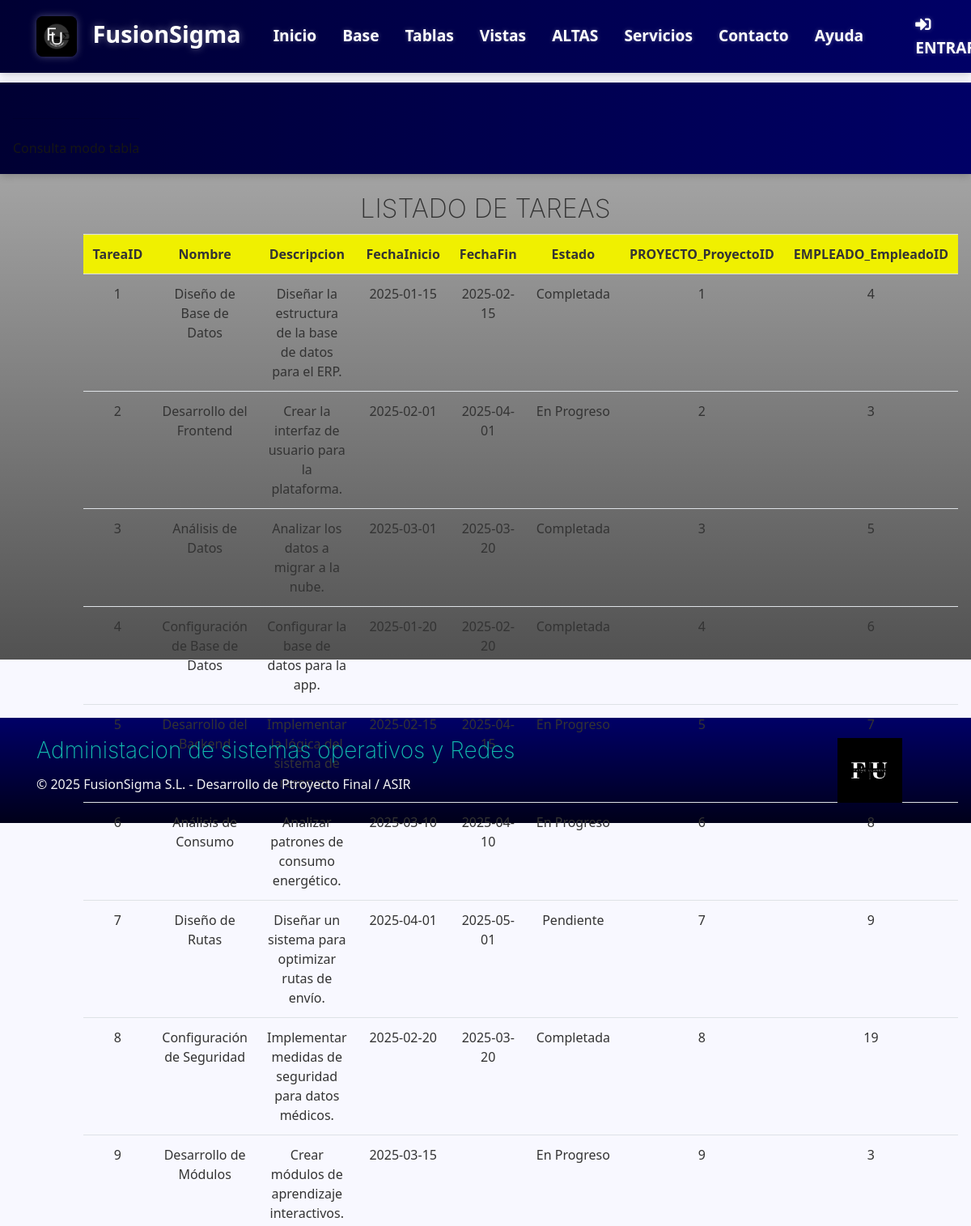
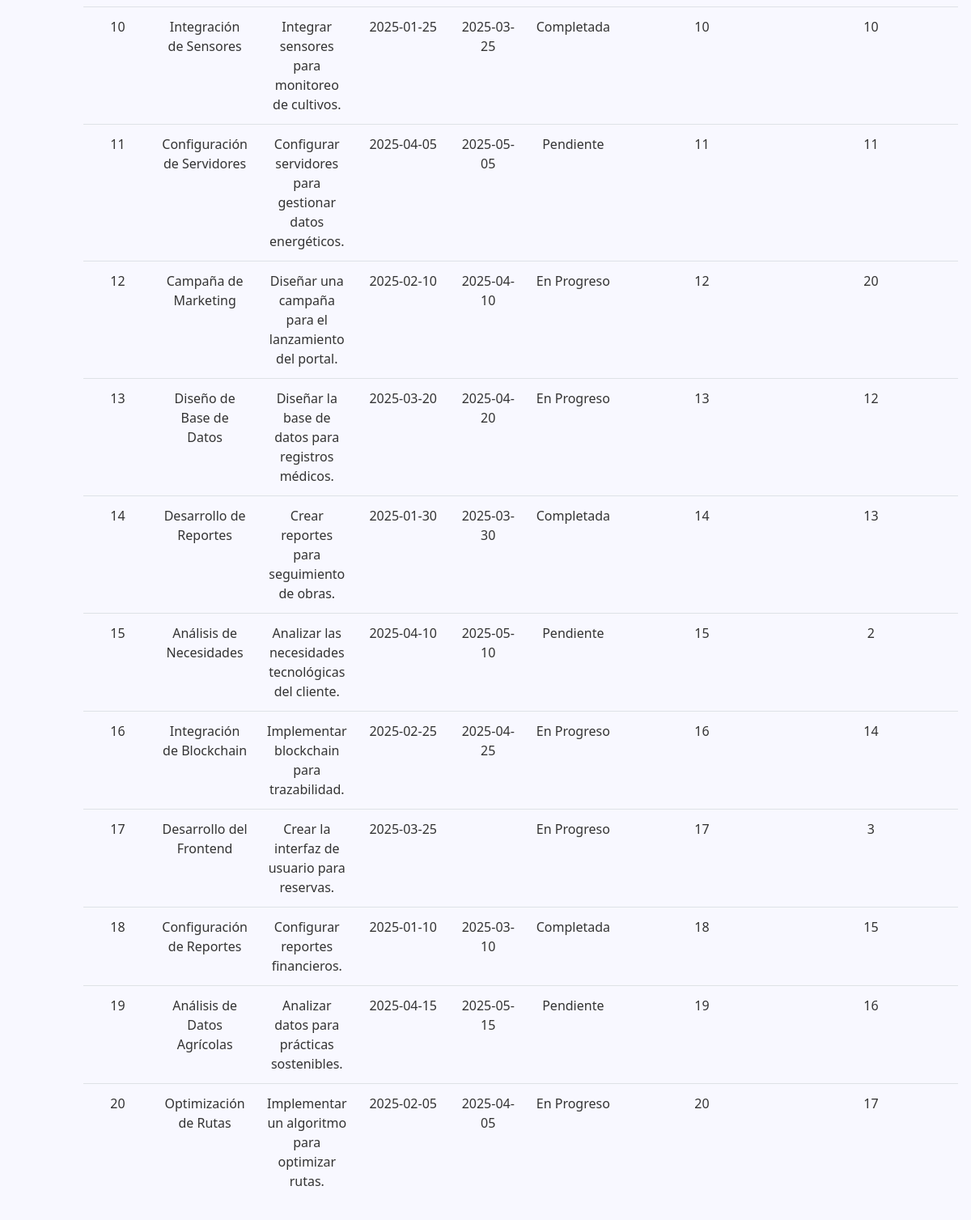
Screenshot of /Aplicacion-FusionSigma/fusionsigma1/T-PlantillaConsulta_Tabla.php with the database file from the repository (2 pictures, top to bottom).
### tables this page shows
CREATE TABLE `tarea` (
  `TareaID` int(11) NOT NULL,
  `Nombre` varchar(100) DEFAULT NULL,
  `Descripcion` varchar(250) DEFAULT NULL,
  `FechaInicio` date DEFAULT NULL,
  `FechaFin` date DEFAULT NULL,
  `Estado` varchar(20) DEFAULT NULL,
  `PROYECTO_ProyectoID` int(11) NOT NULL,
  `EMPLEADO_EmpleadoID` int(11) NOT NULL
);

### Aplicacion-FusionSigma/fusionsigma1/T-PlantillaConsulta_Tabla.php (the view, shortened to what this page needs)
<?php
	require_once('marcosup.php');
?>
<nav class="navbar py-2 navbar-light text-left bg-warning" id="2" style="	background-image: linear-gradient(to bottom, rgba(0, 0, 0, 0.2), rgba(0, 0, 0, 0.8));	background-position: top left;	background-size: 100%;	background-repeat: repeat;">
  <span class="navbar-text text-left text-dark"><hr><b>Consulta modo tabla</b></span>
</nav>
   <div class="py-3 bg-info" style="background-image: linear-gradient(to bottom, rgba(0, 0, 0, 0.2), rgba(0, 0, 0, 0.6));	background-position: top left;	background-size: 100%;	background-repeat: repeat; height: 600px;">
      <div class="container">
        <div class="row text-center">
		      <div class="text-center mx-auto col-10">
               <h2> LISTADO DE TAREAS </h2>
            </div>
		   </div>
		</div>
		<div class="row text-center">
			<div class="text-center mx-auto col-10">
               <?php
               $tabla="tarea";
               $sentencia="select * from $tabla";
               echo '<table class="table table-condensed">';
               $cabeceras=mysqli_query($c,"SHOW FIELDS FROM $tabla");
               echo "<tr bgcolor='#f0f000'>";
               while ($cab=mysqli_fetch_row($cabeceras)){
                  echo "<th>$cab[0]</th>";
               }
               echo "</tr>";
               $resultado=mysqli_query($c,$sentencia);
               while ($registro = mysqli_fetch_row($resultado)){
                  echo "<tr>";
                  $i=0;
                  foreach ($registro as $fila){
                     echo "<td> $registro[$i]</td>";
                     $i++;
                  }
                  echo "</tr>";
               }
               echo "</table>";
               ?>
		   </div>
		</div>
   </div>
<?php
	require_once('marcoinf.php');
?>

### Aplicacion-FusionSigma/fusionsigma1/marcosup.php (shortened to what this page needs)
<!DOCTYPE html>
<html lang="es">
<head>
  <link rel="stylesheet" href="https://cdnjs.cloudflare.com/ajax/libs/font-awesome/5.15.4/css/all.min.css" type="text/css">
  <link rel="stylesheet" href="https://stackpath.bootstrapcdn.com/bootstrap/4.3.1/css/bootstrap.min.css">
  <link rel="stylesheet" href="estilos/ProyectoASIR.css">
</head>
<body>
  <nav class="navbar navbar-expand-lg navbar-dark fixed-top">
    <div class="container">
      <a class="navbar-brand" href="index.php">
        <img src="estilos/fusion.jpeg" height="50" width="50" class="mr-2" alt="Logo de FusionSigma">
        <b>FusionSigma</b>
      </a>
      <div class="collapse navbar-collapse" id="navbarMain">
        <?php
          require_once('gest/menu.inc');
          principal();
          if (isset($_SESSION['autenticado']) && $_SESSION['autenticado'] === true) {
            echo '<ul class="navbar-nav ml-auto">';
            echo '<li class="nav-item dropdown">';
            echo '<a class="nav-link dropdown-toggle user-menu" href="#" id="userDropdown" role="button" data-toggle="dropdown" aria-haspopup="true" aria-expanded="false">';
            echo '<div class="user-avatar"><i class="fas fa-user"></i></div>';
            echo $_SESSION['nombre'] . ' <span class="user-role">' . $_SESSION['rol'] . '</span>';
            echo '</a>';
            echo '<div class="dropdown-menu dropdown-menu-right" aria-labelledby="userDropdown">';
            echo '<a class="dropdown-item" href="area_restringida.php"><i class="fas fa-tachometer-alt mr-2"></i> Panel de Control</a>';
            echo '<div class="dropdown-divider"></div>';
            echo '<a class="dropdown-item" href="cerrar_sesion.php"><i class="fas fa-sign-out-alt mr-2"></i> Cerrar Sesión</a>';
            echo '</div>';
            echo '</li>';
            echo '</ul>';
          } else {
            echo '<ul class="navbar-nav ml-auto">';
            echo '<li class="nav-item">';
            echo '<a class="nav-link" href="login.php"><i class="fas fa-sign-in-alt mr-1"></i> ENTRAR</a>';
            echo '</li>';
            echo '</ul>';
          }
        ?>
      </div>
    </div>
  </nav>
  <div class="main-container">

### Aplicacion-FusionSigma/fusionsigma1/gest/menu.inc (shortened to what this page needs)
<?php
function principal()
{
echo '
        <ul class="navbar-nav ml-auto text-light">
          <li class="nav-item text-white"> <a class="nav-link" href="index.php">Inicio</a> </li>
		  <li class="nav-item text-white"> <a class="nav-link" href="base.php">Base</a> </li>
          <li class="nav-item dropdown">
            <a class="nav-link dropdown-toggle" data-toggle="dropdown" href="#" role="button" aria-haspopup="true" aria-expanded="false">
				Tablas</a>
          </li>
          <li class="nav-item dropdown">
            <a class="nav-link dropdown-toggle" data-toggle="dropdown" href="#" role="button" aria-haspopup="true" aria-expanded="false">
				Vistas</a>
          </li>
<li class="nav-item dropdown">
            <a class="nav-link dropdown-toggle" data-toggle="dropdown" href="#" role="button" aria-haspopup="true" aria-expanded="false">
				ALTAS</a>
          </li>
          <li class="nav-item"> <a class="nav-link" href="servicios.php">Servicios</a> </li>
          <li class="nav-item"> <a class="nav-link" href="contacto.php">Contacto</a> </li>
          <li class="nav-item"> <a class="nav-link" href="ayuda.php">Ayuda</a> </li>
          <li class="nav-item"> <a class="nav-link" href="#"></a> </li>
        </ul>
          ';
}
?>

### Aplicacion-FusionSigma/fusionsigma1/marcoinf.php (shortened to what this page needs)
<footer class="bg-primary text-light mt-5" style="background-image: linear-gradient(to bottom, rgba(0, 0, 0, 0.2), rgba(0, 0, 0, 0.8)); background-size: 100%; background-position: top left; background-repeat: repeat; width: 100%;">
  <div class="container py-3">
    <div class="row align-items-center">
      <div class="col-md-10 col-sm-10 col-lg-10 col-8 text-center text-md-left">
        <h3 class="text-info mb-2"><a href="https://www.fatme.es" class="text-decoration-none">Administacion de sistemas operativos y Redes
</a></h3>
        <p class="mb-2 text-light">© 2025 FusionSigma S.L. - Desarrollo de Ptroyecto Final / ASIR</p>
      </div>
      <div class="col-md-2 col-sm-2 col-lg-2 col-4 text-center">
        <a href="https://www.fatme.es" target="_blank">
          <img class="img-fluid" src="estilos/fu.png" style="max-width: 80px;" alt="Logo Fatme" title="Fatme Ulanova">
        </a>
      </div>
    </div>
  </div>
</footer>
</body>
</html>

### Aplicacion-FusionSigma/fusionsigma1/marcosup.php (style rules this page uses)
:root { --primary: #63367e; --primary-dark: #4a2861; --primary-light: #8a5ca3; --secondary: #e6d7b9; --secondary-dark: #d1c3a7; --secondary-light: #f5ebd9; --accent: #4f70ce; --text-dark: #333; --text-light: #f3f3f3; --background: #F8F8FF; }
body { padding-top: 70px; min-height: 100vh; background-color: var(--background); color: var(--text-dark); font-family: 'Segoe UI', Tahoma, Geneva, Verdana, sans-serif; }
.navbar { background: linear-gradient(to right, #000033, #000066) !important; box-shadow: 0 2px 10px rgba(0, 0, 0, 0.2); transition: all 0.3s ease; }
.navbar-brand { font-size: 1.8rem !important; font-weight: 700 !important; color: #ffffff !important; text-shadow: 0 0 10px rgba(255,255,255,0.4); transition: all 0.3s ease; }
.navbar-brand img { transition: all 0.3s ease; border-radius: 8px; box-shadow: 0 0 10px rgba(255,255,255,0.3); }
.navbar-nav .nav-link { color: #ffffff !important; font-size: 1.2rem !important; font-weight: 600 !important; text-shadow: 0 0 5px rgba(255,255,255,0.3); padding: 0.5rem 1rem !important; transition: all 0.3s ease; position: relative; }
.navbar-nav .nav-link::after { content: ''; position: absolute; width: 0; height: 2px; bottom: 0; left: 50%; background-color: #ffffff; transition: all 0.3s ease; transform: translateX(-50%); opacity: 0; }
.navbar { min-height: 70px; padding: 0.5rem 1rem; }
.main-container { padding-top: 2rem; padding-bottom: 2rem; }

### Aplicacion-FusionSigma/fusionsigma1/marcoinf.php (style rules this page uses)
.navbar-nav .nav-link { color: #ffffff !important; font-size: 1.2rem !important; font-weight: 600 !important; text-shadow: 0 0 5px rgba(255,255,255,0.3); padding: 0.5rem 1rem !important; transition: all 0.3s ease; }
.navbar-brand { font-size: 1.8rem !important; font-weight: 700 !important; color: #ffffff !important; text-shadow: 0 0 10px rgba(255,255,255,0.4); }
.navbar { min-height: 70px; padding: 0.5rem 1rem; }

### rows the page displays
tarea: TareaID "1", Nombre "Diseño de Base de Datos", Descripcion "Diseñar la estructura de la base de datos para el ERP.", FechaInicio "2025-01-15", FechaFin "2025-02-15", Estado "Completada", PROYECTO_ProyectoID "1", EMPLEADO_EmpleadoID "4"
tarea: TareaID "2", Nombre "Desarrollo del Frontend", Descripcion "Crear la interfaz de usuario para la plataforma.", FechaInicio "2025-02-01", FechaFin "2025-04-01", Estado "En Progreso", PROYECTO_ProyectoID "2", EMPLEADO_EmpleadoID "3"
tarea: TareaID "3", Nombre "Análisis de Datos", Descripcion "Analizar los datos a migrar a la nube.", FechaInicio "2025-03-01", FechaFin "2025-03-20", Estado "Completada", PROYECTO_ProyectoID "3", EMPLEADO_EmpleadoID "5"
tarea: TareaID "4", Nombre "Configuración de Base de Datos", Descripcion "Configurar la base de datos para la app.", FechaInicio "2025-01-20", FechaFin "2025-02-20", Estado "Completada", PROYECTO_ProyectoID "4", EMPLEADO_EmpleadoID "6"
tarea: TareaID "5", Nombre "Desarrollo del Backend", Descripcion "Implementar la lógica del sistema de reservas.", FechaInicio "2025-02-15", FechaFin "2025-04-15", Estado "En Progreso", PROYECTO_ProyectoID "5", EMPLEADO_EmpleadoID "7"
tarea: TareaID "6", Nombre "Análisis de Consumo", Descripcion "Analizar patrones de consumo energético.", FechaInicio "2025-03-10", FechaFin "2025-04-10", Estado "En Progreso", PROYECTO_ProyectoID "6", EMPLEADO_EmpleadoID "8"
tarea: TareaID "7", Nombre "Diseño de Rutas", Descripcion "Diseñar un sistema para optimizar rutas de envío.", FechaInicio "2025-04-01", FechaFin "2025-05-01", Estado "Pendiente", PROYECTO_ProyectoID "7", EMPLEADO_EmpleadoID "9"
tarea: TareaID "8", Nombre "Configuración de Seguridad", Descripcion "Implementar medidas de seguridad para datos médicos.", FechaInicio "2025-02-20", FechaFin "2025-03-20", Estado "Completada", PROYECTO_ProyectoID "8", EMPLEADO_EmpleadoID "19"
tarea: TareaID "9", Nombre "Desarrollo de Módulos", Descripcion "Crear módulos de aprendizaje interactivos.", FechaInicio "2025-03-15", Estado "En Progreso", PROYECTO_ProyectoID "9", EMPLEADO_EmpleadoID "3"
tarea: TareaID "10", Nombre "Integración de Sensores", Descripcion "Integrar sensores para monitoreo de cultivos.", FechaInicio "2025-01-25", FechaFin "2025-03-25", Estado "Completada", PROYECTO_ProyectoID "10", EMPLEADO_EmpleadoID "10"
tarea: TareaID "11", Nombre "Configuración de Servidores", Descripcion "Configurar servidores para gestionar datos energéticos.", FechaInicio "2025-04-05", FechaFin "2025-05-05", Estado "Pendiente", PROYECTO_ProyectoID "11", EMPLEADO_EmpleadoID "11"
tarea: TareaID "12", Nombre "Campaña de Marketing", Descripcion "Diseñar una campaña para el lanzamiento del portal.", FechaInicio "2025-02-10", FechaFin "2025-04-10", Estado "En Progreso", PROYECTO_ProyectoID "12", EMPLEADO_EmpleadoID "20"
tarea: TareaID "13", Nombre "Diseño de Base de Datos", Descripcion "Diseñar la base de datos para registros médicos.", FechaInicio "2025-03-20", FechaFin "2025-04-20", Estado "En Progreso", PROYECTO_ProyectoID "13", EMPLEADO_EmpleadoID "12"
tarea: TareaID "14", Nombre "Desarrollo de Reportes", Descripcion "Crear reportes para seguimiento de obras.", FechaInicio "2025-01-30", FechaFin "2025-03-30", Estado "Completada", PROYECTO_ProyectoID "14", EMPLEADO_EmpleadoID "13"
tarea: TareaID "15", Nombre "Análisis de Necesidades", Descripcion "Analizar las necesidades tecnológicas del cliente.", FechaInicio "2025-04-10", FechaFin "2025-05-10", Estado "Pendiente", PROYECTO_ProyectoID "15", EMPLEADO_EmpleadoID "2"
tarea: TareaID "16", Nombre "Integración de Blockchain", Descripcion "Implementar blockchain para trazabilidad.", FechaInicio "2025-02-25", FechaFin "2025-04-25", Estado "En Progreso", PROYECTO_ProyectoID "16", EMPLEADO_EmpleadoID "14"
tarea: TareaID "17", Nombre "Desarrollo del Frontend", Descripcion "Crear la interfaz de usuario para reservas.", FechaInicio "2025-03-25", Estado "En Progreso", PROYECTO_ProyectoID "17", EMPLEADO_EmpleadoID "3"
tarea: TareaID "18", Nombre "Configuración de Reportes", Descripcion "Configurar reportes financieros.", FechaInicio "2025-01-10", FechaFin "2025-03-10", Estado "Completada", PROYECTO_ProyectoID "18", EMPLEADO_EmpleadoID "15"
tarea: TareaID "19", Nombre "Análisis de Datos Agrícolas", Descripcion "Analizar datos para prácticas sostenibles.", FechaInicio "2025-04-15", FechaFin "2025-05-15", Estado "Pendiente", PROYECTO_ProyectoID "19", EMPLEADO_EmpleadoID "16"
tarea: TareaID "20", Nombre "Optimización de Rutas", Descripcion "Implementar un algoritmo para optimizar rutas.", FechaInicio "2025-02-05", FechaFin "2025-04-05", Estado "En Progreso", PROYECTO_ProyectoID "20", EMPLEADO_EmpleadoID "17"

### other values shown
$cab[0] "TareaID"
$cab[0] "Nombre"
$cab[0] "Descripcion"
$cab[0] "FechaInicio"
$cab[0] "FechaFin"
$cab[0] "Estado"
$cab[0] "PROYECTO_ProyectoID"
$cab[0] "EMPLEADO_EmpleadoID"
